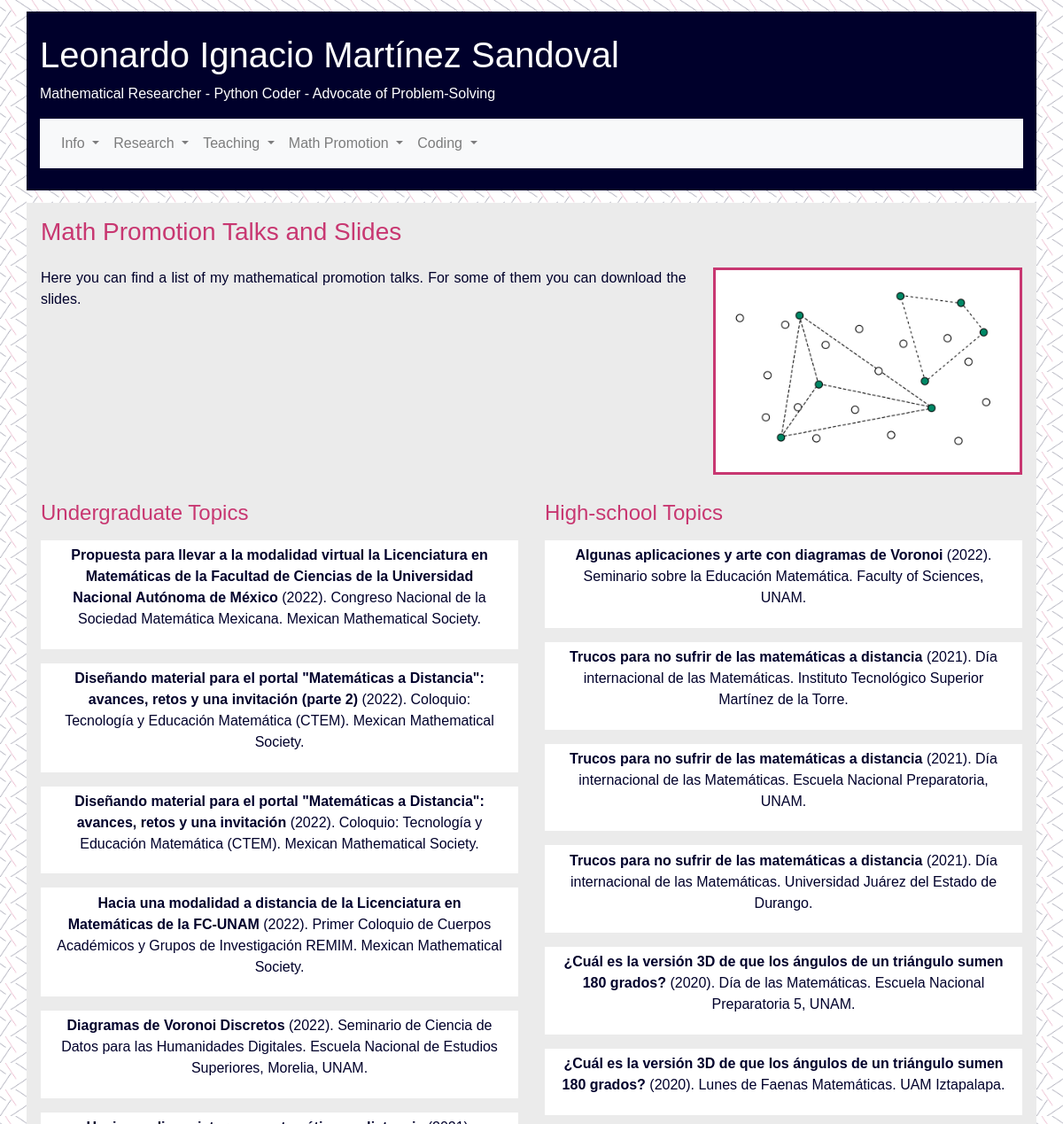
Page /tpromotion (upper part) on the earlier database version.
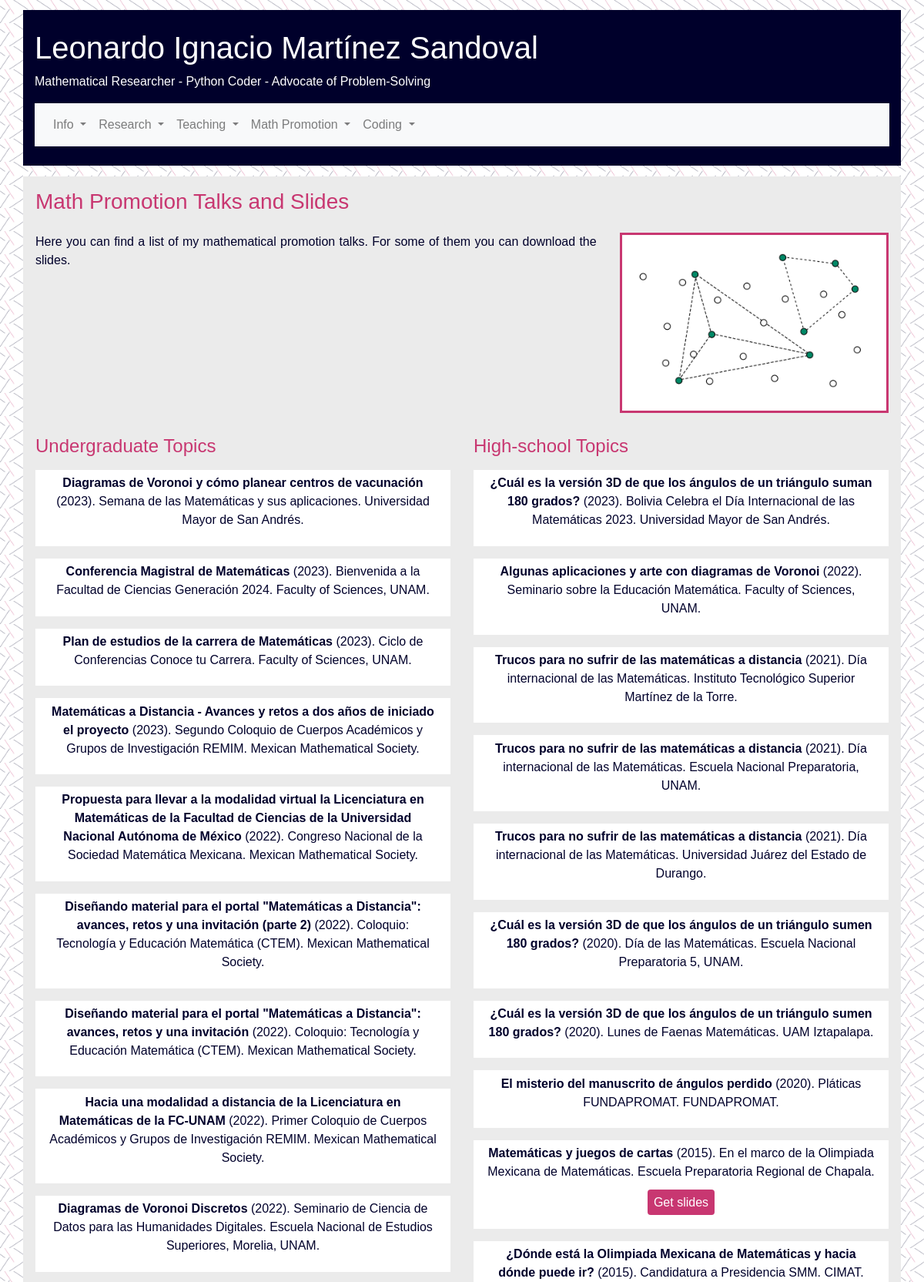
Same page on the later database version.
### personalpage/models.py (models this page shows, shortened)
class Talk(db.Model):
    __tablename__ = 'talk'
    id = db.Column(db.Integer, primary_key=True)
    date = db.Column(db.Date(), default=date.today())
    title = db.Column(db.String(80), unique=True, nullable=False)
    slides = db.Column(db.String(140))
    event = db.Column(db.String(140), nullable=False)
    event_type =  db.Column(db.String(80), nullable=False)
    event_type_spa = db.Column(db.String(80), nullable=False)
    institution = db.Column(db.Integer, db.ForeignKey('institution.id'))
    location = db.Column(db.Integer, db.ForeignKey('location.id'))

class Institution(db.Model):
    __tablename__ = 'institution'
    id = db.Column(db.Integer, primary_key=True)
    name = db.Column(db.String(80), unique=True, nullable=False)
    name_spa = db.Column(db.String(80), unique=True, nullable=False)
    location = db.Column(db.Integer, db.ForeignKey('location.id'))

### personalpage/cv.py (the view)
@app.route("/tpromotion")
def tpromotion():
    talks = Talk.query\
        .select_from(Talk)\
        .join(Institution)\
        .join(Location,Talk.location==Location.id)\
        .add_entity(Institution)\
        .add_entity(Location)\
        .all()
    return render_template("personalpage/tpromotion.html", talks=talks)

### personalpage/templates/personalpage/tpromotion.html (shortened to what this page needs)
{% extends "body_template.html" %}
    {% block content %}
    <div class="container outter pl-3 pr-3 pt-3">
        <h3>Math Promotion Talks and Slides</h3>
        <div class="row pt-3">
            <div class="col-md-8 padded">
            <p style="text-align: justify"> Here you can find a list of my mathematical promotion talks. For some of them you can
                download the slides. </p>
        </div>
        <div class="col-md-4 padded" id="data">
            <div class="blockitem">
                <img class="img-fluid" src="/static/small-angles.png"></img>
            </div>
        </div>
        </div>
        <div class="row pt-3">
            <div class="col-lg-6 padded">
                <h4> Undergraduate Topics </h4>
                    {% for item in talks | sort(attribute='Talk.date', reverse = True) %}
                    {% if item.Talk.event_type == "p_ug" %}
                    <div class="paperitem wrapper mb-3 mt-3">
                        <div class="prob-info">
                            <p><strong> {{ item.Talk.title }}</strong> ({{item.Talk.date.strftime('%Y')}}). {{ item.Talk.event }}. {{ item.Institution.name + '.' if item.Institution.name }}
                        </div>
                    </div>
                    {% endif %}
                    {% endfor %}
            </div>
            <div class="col-lg-6 padded">
                <h4> High-school Topics </h4>
                {% for item in talks | sort(attribute='Talk.date', reverse = True) %}
                {% if item.Talk.event_type == "p_hs" %}
                <div class="paperitem wrapper mb-3 mt-3">
                    <div class="prob-info">
                        <p><strong> {{ item.Talk.title }}</strong> ({{item.Talk.date.strftime('%Y')}}). {{ item.Talk.event }}. {{ item.Institution.name + '.' if item.Institution.name }}
                            {% if item.Talk.slides %}</p>
                            <p><a href="/static/slides/{{ item.Talk.slides }}" class="goodie" target="_blank"> Get slides</a></p>
                            {% endif %}
                    </div>
                </div>
                {% endif %}
                {% endfor %}
            </div>
        </div>
    </div>
    {% endblock %}

Differences in the rows shown:
added Talk: Talk "Diagramas de Voronoi y cómo planear centros de vacunación", Talk "2023", Talk.event "Semana de las Matemáticas y sus aplicaciones", Institution "Universidad Mayor de San Andrés.", shown under "Undergraduate Topics"
added Talk: Talk "Conferencia Magistral de Matemáticas", Talk "2023", Talk.event "Bienvenida a la Facultad de Ciencias Generación 2024", Institution "Faculty of Sciences, UNAM.", shown under "Undergraduate Topics"
added Talk: Talk "Plan de estudios de la carrera de Matemáticas", Talk "2023", Talk.event "Ciclo de Conferencias Conoce tu Carrera", Institution "Faculty of Sciences, UNAM.", shown under "Undergraduate Topics"
added Talk: Talk "Matemáticas a Distancia - Avances y retos a dos años de iniciado el proyecto", Talk "2023", Talk.event "Segundo Coloquio de Cuerpos Académicos y Grupos de Investigación REMIM", Institution "Mexican Mathematical Society.", shown under "Undergraduate Topics"
added Talk: Talk "¿Cuál es la versión 3D de que los ángulos de un triángulo suman 180 grados?", Talk "2023", Talk.event "Bolivia Celebra el Día Internacional de las Matemáticas 2023", Institution "Universidad Mayor de San Andrés.", shown under "High-school Topics"
now on this page (row unchanged): Talk: Talk "El misterio del manuscrito de ángulos perdido", Talk "2020", Talk.event "Pláticas FUNDAPROMAT", Institution "FUNDAPROMAT.", shown under "High-school Topics"
now on this page (row unchanged): Talk: Talk "Matemáticas y juegos de cartas", Talk "2015", Talk.event "En el marco de la Olimpiada Mexicana de Matemáticas", Institution "Escuela Preparatoria Regional de Chapala.", shown under "High-school Topics"
now on this page (row unchanged): Talk: Talk "¿Dónde está la Olimpiada Mexicana de Matemáticas y hacia dónde puede ir?", Talk "2015", Talk.event "Candidatura a Presidencia SMM", Institution "CIMAT.", shown under "High-school Topics"
